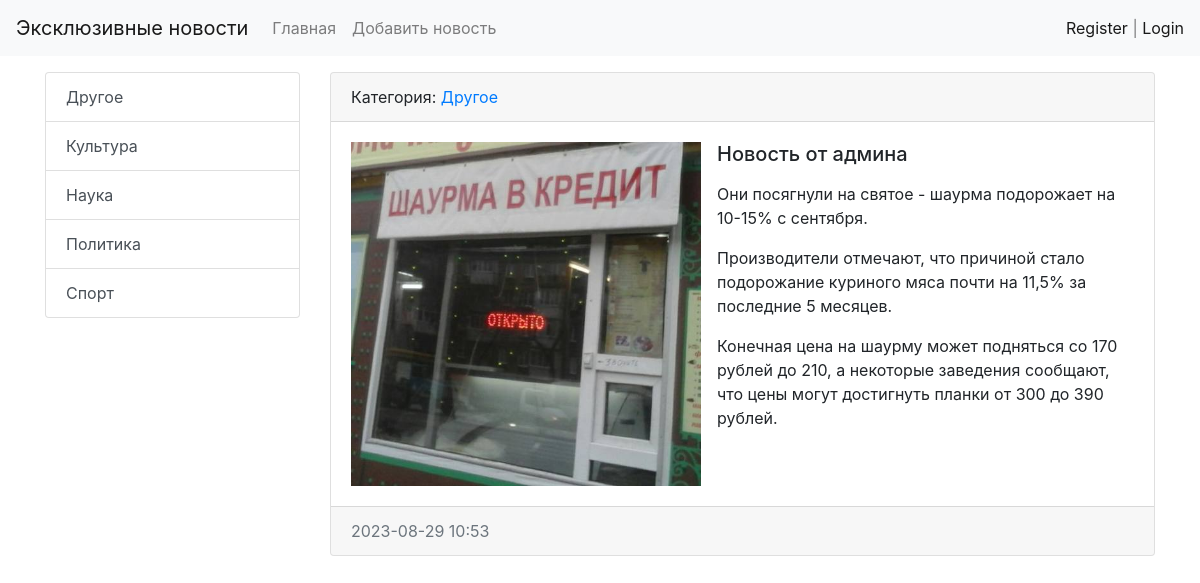
The app's page /news/7/ with its own data.
### news/models.py (models this page shows, shortened)
class Category(models.Model):
    title = models.CharField(max_length=150, db_index=True, verbose_name='Наименование категории')
    def __str__(self):
        return self.title
    class Meta:
        verbose_name = 'Категория'
        verbose_name_plural = 'Категории'
        ordering = ['title']

class News(models.Model):
    title = models.CharField(max_length=150, verbose_name='Наименование')
    content = models.TextField(blank=True, verbose_name='Контент')
    created_at = models.DateTimeField(auto_now=True, verbose_name='Дата публикации')
    updated_at = models.DateTimeField(auto_now=True, verbose_name='Обновлено')
    photo = models.ImageField(upload_to='photos', verbose_name='Фото', blank=True)
    is_published = models.BooleanField(default=True, verbose_name='Опубликовано')
    category = models.ForeignKey('Category', on_delete=models.PROTECT, null=True, verbose_name='Категория')
    class Meta:
        verbose_name = 'новость'
        verbose_name_plural = 'новости'
        ordering = ['-created_at']

### news/views.py (the view)
# urls.py: path('news/<int:news_id>/', view_news, name='view_news'),
def view_news(request, news_id):
    news_item = get_object_or_404(News, pk=news_id)
    return render(request, 'news/view_news.html', {"news_item": news_item})

### news/templatetags/news_tags.py (called while the page is built)
@register.simple_tag
def get_categories():
    return Category.objects.all()

### news/templates/news/view_news.html (shortened to what this page needs)
{% extends 'base.html' %}
{% block sitebar %}
{% include 'inc/_sidebar.html' %}
{% endblock  %}
{% block content %}
<div class="card mb-3">
    <div class="card-header">
    Категория: <a href="{% url 'category' news_item.category.pk %}">{{ news_item.category }}</a>
    </div>
    <div class="card-body">
        {% if news_item.photo %}
          <img src="{{ news_item.photo.url }}" alt="", width="350", class="float-left mr-3">
        {% else %}
          {% comment %} Здесь можно оставить ссылку на изображение по умолчанию через <img src=""> {% endcomment %}
        {% endif %}
          <h5 class="card-title">{{ news_item.title }}</h5>
          <p class="card-text">{{ news_item.content|safe|linebreaks }}</p>
    </div>
    <div class="card-footer text-muted">
        {{ news_item.created_at|date:"Y-m-d H:i" }}
    </div>
</div>
{% endblock  %}

### templates/inc/_sidebar.html
{% load news_tags %}
<div class="list-group">
    {% get_categories as categories %}
    {% for item in categories %}
    <a href="{% url 'category' item.pk %}" class="list-group-item list-group-item-action">{{ item.title }}</a>
    {% endfor %}
</div>

### records on screen
Category: title "Другое"
Category: title "Культура"
Category: title "Наука"
Category: title "Политика"
Category: title "Спорт"
News: category "Другое", photo (picture), title "Новость от админа", content "Они посягнули на святое - шаурма подорожает на 10-15% с сентября. Производители отмечают, что причиной стало подорожание куриного мяса почти на 11,5% за последние 5 месяцев. Конечная цена на шаурму может подняться со 170 рублей до 210, а некоторые заведения сообщают, что цены могут достигнуть планки от 300 до 390 рублей.", created_at "2023-08-29 10:53"
